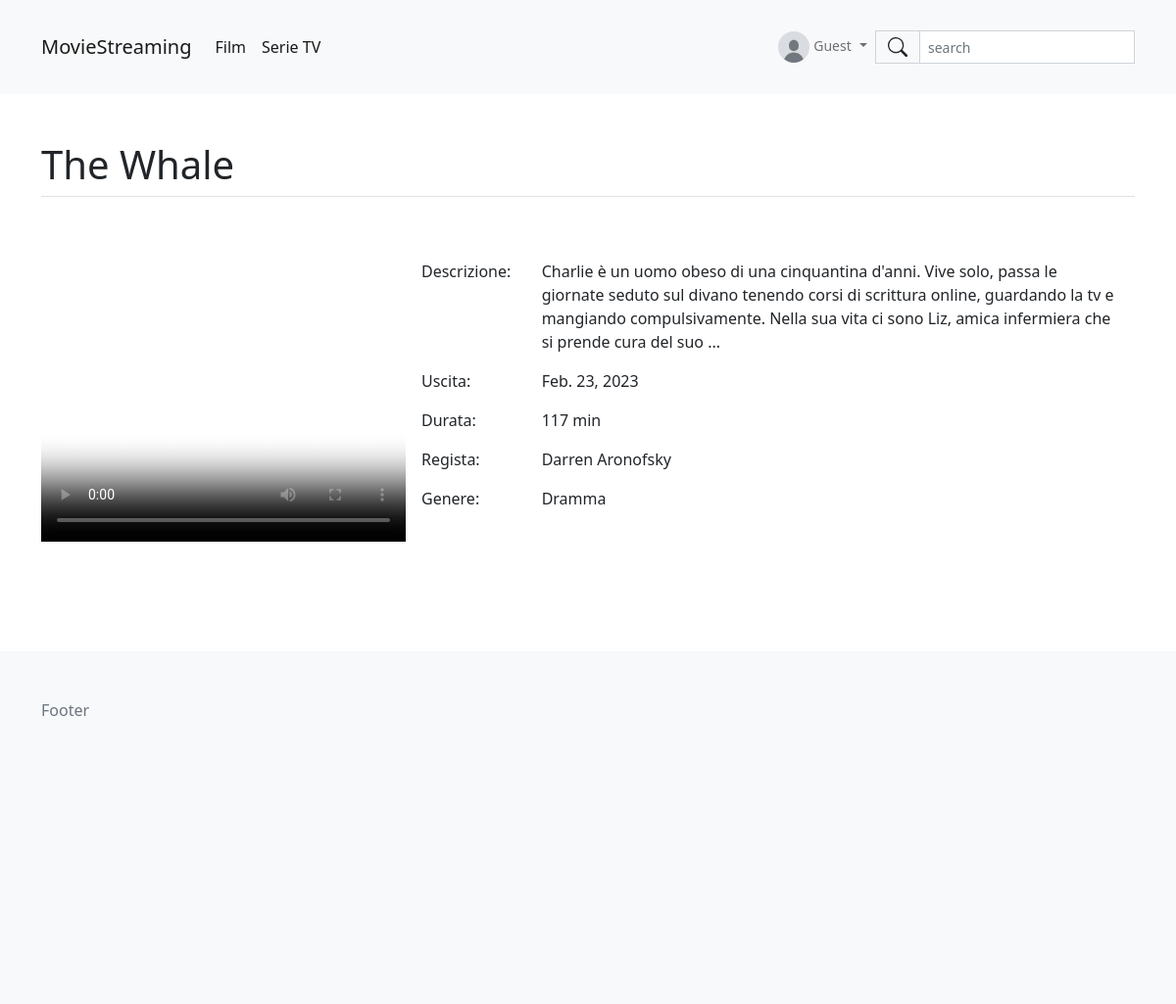
/film/1, run on the app's committed database.
### movies/models.py (models this page shows, shortened)
class Film(models.Model):
  name          = models.CharField(max_length=100)
  director      = models.CharField(max_length=100)
  release_date  = models.DateField()
  description   = models.TextField()
  thumb         = models.ImageField(upload_to='thumbs')
  videosrc      = models.FileField(upload_to='videos',null=True,
                    validators=[FileExtensionValidator(allowed_extensions=['MOV','avi','mp4','webm','mkv'])])
  duration      = models.IntegerField()
  genre         = models.ForeignKey(Genre, null=True, on_delete=models.SET_NULL)

class Genre(models.Model):
  name = models.CharField(primary_key=True, max_length=30)
  def __str__(self) -> str:
    return self.name

### movies/views.py (the view)
# urls.py: path('film/<int:film_id>', views.details, name="details"),
def details(request, film_id):
  film = Film.objects.get(id=film_id)
  context = {
    "film" : film
  }
  return render(request, "movies/details.html", context)

### movies/templates/movies/details.html (shortened to what this page needs)
<!DOCTYPE html>
<html lang="en">
<head>
  {% load static %}
  <link href="{% static 'bootstrap/css/bootstrap.min.css' %}" rel="stylesheet">
  <link href="https://vjs.zencdn.net/8.0.4/video-js.css" rel="stylesheet" />
</head>
<body>
  {% include "navbar.html" %}
  <div class="container py-5">
    <div class="border-bottom">
      <h1>{{ film.name }}</h1>
    </div>
    <div class="card border-0 mb-3">
      <div class="row g-0">
        <div class="col-md-4">
          <video
            id="{{ film.name }}"
            class="video-js w-100 h-100"
            controls
            preload="auto"
            poster="{{ film.thumb.url }}"
            data-setup="{}">
          <source src="{{ film.videosrc.url }}"  type="video/mp4" />
        </video>
        </div>
        <div class="col-md-8">
          <div class="card-body">
            <div class="row">
              <div class="col-2">Descrizione:</div>
              <div class="col-10">{{ film.description }}</div>
            </div>
            <div class="row">
              <div class="col-2">Uscita:</div>
              <div class="col-10">{{ film.release_date }}</div>
            </div>
            <div class="row">
              <div class="col-2">Durata:</div>
              <div class="col-10">{{ film.duration }} min</div>
            </div>
            <div class="row">
              <div class="col-2">Regista:</div>
              <div class="col-10">{{ film.director }}</div>
            </div>
            <div class="row">
              <div class="col-2">Genere:</div>
              <div class="col-10">{{ film.genre }}</div>
            </div>
          </div>
        </div>
      </div>
    </div>
  </div>
  {% include "footer.html" %}
</body>
</html>

### data on the page
Film: name "The Whale", description "Charlie è un uomo obeso di una cinquantina d'anni. Vive solo, passa le giornate seduto sul divano tenendo corsi di scrittura online, guardando la tv e mangiando compulsivamente. Nella sua vita ci sono Liz, amica infermiera che si prende cura del suo ...", release_date "Feb. 23, 2023", duration "117", director "Darren Aronofsky", genre "Dramma"
